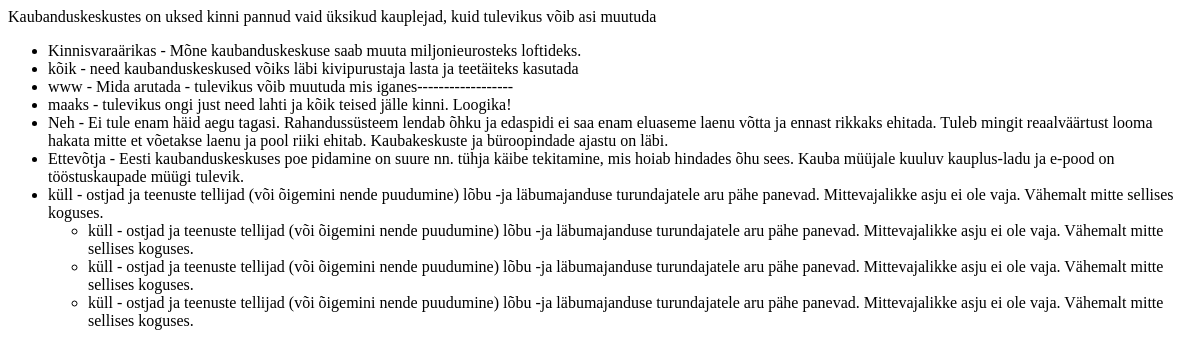
/89882531/, run on an earlier commit of the app's database.
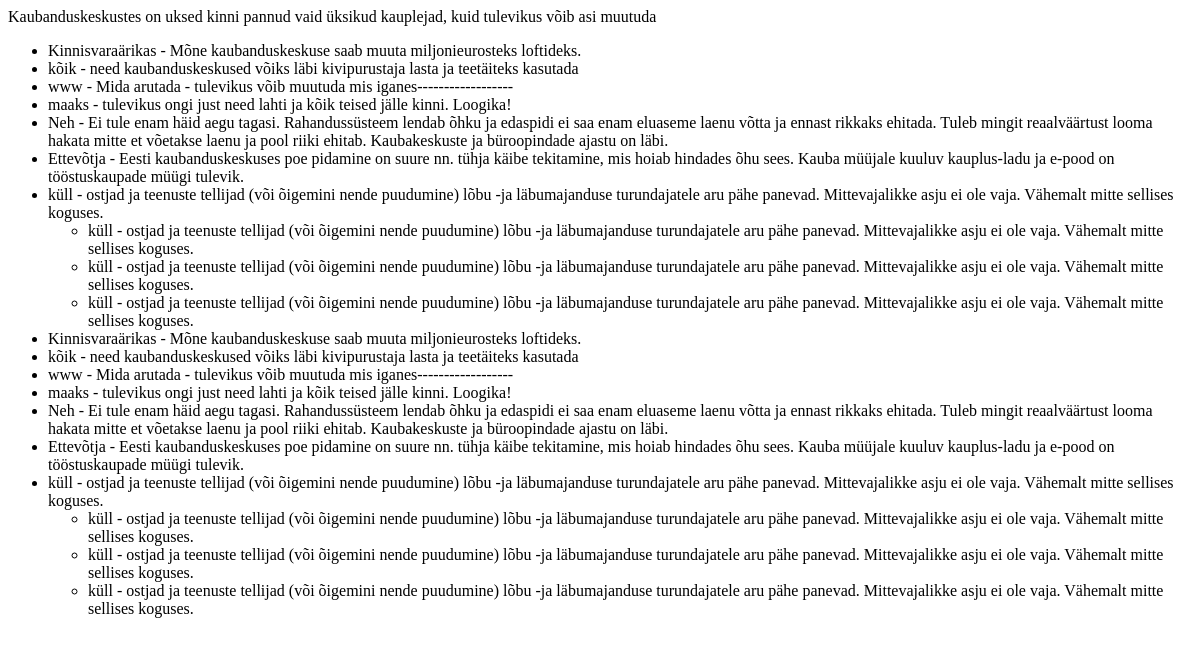
And on a later commit of the database.
### konna_web/models.py (models this page shows, shortened)
class Article(models.Model):
  id = models.IntegerField(primary_key=True)
  name = models.CharField(max_length=500)
  url = models.CharField(max_length=500)
  comments = models.IntegerField()

class Comment(models.Model):
  article = models.ForeignKey(Article, on_delete=models.CASCADE)
  content = models.CharField(max_length=2000)
  subject = models.CharField(max_length=100)

class CommentReply(models.Model):
  comment = models.ForeignKey(Comment, on_delete=models.CASCADE)
  content = models.CharField(max_length=2000)
  subject = models.CharField(max_length=100)

### konna_web/views.py (the view)
# urls.py: path('<int:article_id>/', views.detail, name='detail'),
def detail(request, article_id):
    article = get_object_or_404(Article, pk=article_id)
    context = {
        'article': article,
        'comments': article.comment_set.all().prefetch_related('commentreply_set'),
    }
    return render(request, 'detail.html', context)

### konna_web/templates/detail.html (shortened to what this page needs)
<!DOCTYPE html>
<html lang="en">
<head>
</head>
<body>
{{ article.name }}
{% if comments %}
    <ul>
        {% for comment in comments %}
            <li>{{ comment.subject }} - {{ comment.content }}</li>
            {% for reply in comment.commentreply_set.all %}
                <ul>
                    <li>{{ comment.subject }} - {{ comment.content }}</li>
                </ul>
            {% endfor %}
        {% endfor %}
    </ul>
{% endif %}
</body>
</html>

What changed in the data, as far as the page shows it:
added Comment: subject "Kinnisvaraärikas", content "Mõne kaubanduskeskuse saab muuta miljonieurosteks loftideks."
added Comment: subject "kõik", content "need kaubanduskeskused võiks läbi kivipurustaja lasta ja teetäiteks kasutada"
added Comment: subject "www", content "Mida arutada - tulevikus võib muutuda mis iganes------------------"
added Comment: subject "maaks", content "tulevikus ongi just need lahti ja kõik teised jälle kinni. Loogika!"
added Comment: subject "Neh", content "Ei tule enam häid aegu tagasi. Rahandussüsteem lendab õhku ja edaspidi ei saa enam eluaseme laenu võtta ja ennast rikkaks ehitada. Tuleb mingit reaalväärtust looma hakata mitte et võetakse laenu ja pool riiki ehitab. Kaubakeskuste ja büroopindade ajastu on läbi."
added Comment: subject "Ettevõtja", content "Eesti kaubanduskeskuses poe pidamine on suure nn. tühja käibe tekitamine, mis hoiab hindades õhu sees. Kauba müüjale kuuluv kauplus-ladu ja e-pood on tööstuskaupade müügi tulevik."
added Comment: subject "küll", content "ostjad ja teenuste tellijad (või õigemini nende puudumine) lõbu -ja läbumajanduse turundajatele aru pähe panevad. Mittevajalikke asju ei ole vaja. Vähemalt mitte sellises koguses."
